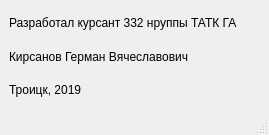
<?xml version="1.0" encoding="UTF-8"?>
<ui version="4.0">
 <class>MainWindow</class>
 <widget class="QMainWindow" name="MainWindow">
  <property name="geometry">
   <rect>
    <x>0</x>
    <y>0</y>
    <width>269</width>
    <height>135</height>
   </rect>
  </property>
  <property name="windowTitle">
   <string>MainWindow</string>
  </property>
  <widget class="QWidget" name="centralwidget">
   <layout class="QVBoxLayout" name="verticalLayout">
    <item>
     <widget class="QLabel" name="label_2">
      <property name="text">
       <string>Разработал курсант 332 нруппы ТАТК ГА</string>
      </property>
     </widget>
    </item>
    <item>
     <widget class="QLabel" name="label_3">
      <property name="text">
       <string>Кирсанов Герман Вячеславович</string>
      </property>
     </widget>
    </item>
    <item>
     <widget class="QLabel" name="label_4">
      <property name="text">
       <string>Троицк, 2019</string>
      </property>
     </widget>
    </item>
   </layout>
  </widget>
  <widget class="QMenuBar" name="menubar">
   <property name="geometry">
    <rect>
     <x>0</x>
     <y>0</y>
     <width>269</width>
     <height>26</height>
    </rect>
   </property>
  </widget>
  <widget class="QStatusBar" name="statusbar"/>
 </widget>
 <resources/>
 <connections/>
</ui>
